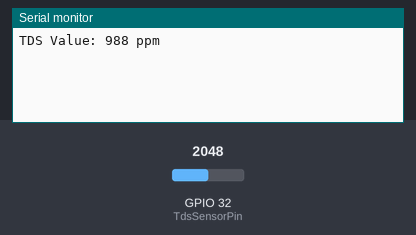
The sketch below on a simulated ESP32. On the bench: the last lines printed to the serial monitor. The test bench sets the inputs (shaded band); at power-on: GPIO 32 (TdsSensorPin) = 2048.

Above: at 1.2 s.
1.3 s: GPIO 32 (TdsSensorPin) set to 2866
At 2.3 s:
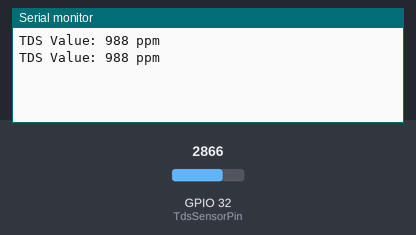
2.8 s: GPIO 32 (TdsSensorPin) set to 3603
At 3.9 s:
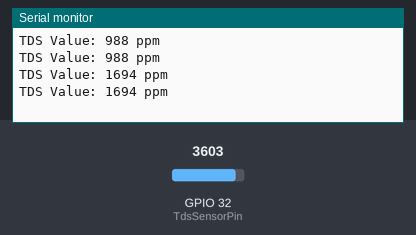
Timing chart, 0 to 5.8 s (numbered marks = the images above; inputs shaded):
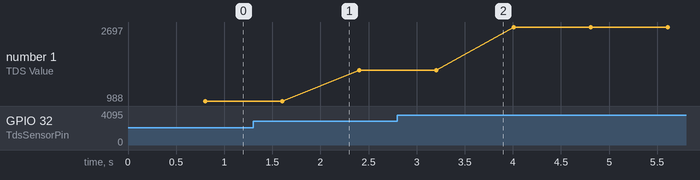

The sketch:

tes_tds.ino
```cpp
#define TdsSensorPin 32
#define VREF 3.3              // Referensi tegangan ADC ESP32
#define SCOUNT 30             // Jumlah sample

int analogBuffer[SCOUNT];
int analogBufferTemp[SCOUNT];
int analogBufferIndex = 0;
int copyIndex = 0;

float averageVoltage = 0;
float tdsValue = 0;
float temperature = 25; // suhu air (bisa dari sensor)

float kalibrasi_tds = 1.50;  // faktor kalibrasi berdasarkan pengujian (227 ppm / 151 ppm)

// Median filter
int getMedianNum(int bArray[], int iFilterLen) {
  int bTab[iFilterLen];
  for (byte i = 0; i < iFilterLen; i++)
    bTab[i] = bArray[i];

  int i, j, bTemp;
  for (j = 0; j < iFilterLen - 1; j++) {
    for (i = 0; i < iFilterLen - j - 1; i++) {
      if (bTab[i] > bTab[i + 1]) {
        bTemp = bTab[i];
        bTab[i] = bTab[i + 1];
        bTab[i + 1] = bTemp;
      }
    }
  }

  if ((iFilterLen & 1) > 0)
    return bTab[(iFilterLen - 1) / 2];
  else
    return (bTab[iFilterLen / 2] + bTab[iFilterLen / 2 - 1]) / 2;
}

void setup() {
  Serial.begin(115200);
  pinMode(TdsSensorPin, INPUT);
}

void loop() {
  static unsigned long analogSampleTimepoint = millis();
  if (millis() - analogSampleTimepoint > 40U) {
    analogSampleTimepoint = millis();
    analogBuffer[analogBufferIndex] = analogRead(TdsSensorPin);
    analogBufferIndex++;
    if (analogBufferIndex == SCOUNT) {
      analogBufferIndex = 0;
    }
  }

  static unsigned long printTimepoint = millis();
  if (millis() - printTimepoint > 800U) {
    printTimepoint = millis();

    for (copyIndex = 0; copyIndex < SCOUNT; copyIndex++) {
      analogBufferTemp[copyIndex] = analogBuffer[copyIndex];
    }

    // Median voltage
    averageVoltage = getMedianNum(analogBufferTemp, SCOUNT) * (float)VREF / 4096.0;

    // Kompensasi suhu
    float compensationCoefficient = 1.0 + 0.02 * (temperature - 25.0);
    float compensationVoltage = averageVoltage / compensationCoefficient;

    // Rumus TDS dasar
    tdsValue = (133.42 * pow(compensationVoltage, 3)
                - 255.86 * pow(compensationVoltage, 2)
                + 857.39 * compensationVoltage) * 0.5;

    // Kalibrasi hasil akhir
    tdsValue = tdsValue * kalibrasi_tds;

    // Output
    Serial.print("TDS Value: ");
    Serial.print(tdsValue, 0);
    Serial.println(" ppm");
  }
}
```

Measured:
- plotted number 1: 988 → 1694 after the input at 1.3 s, 1694 → 2697 after the input at 2.8 s
